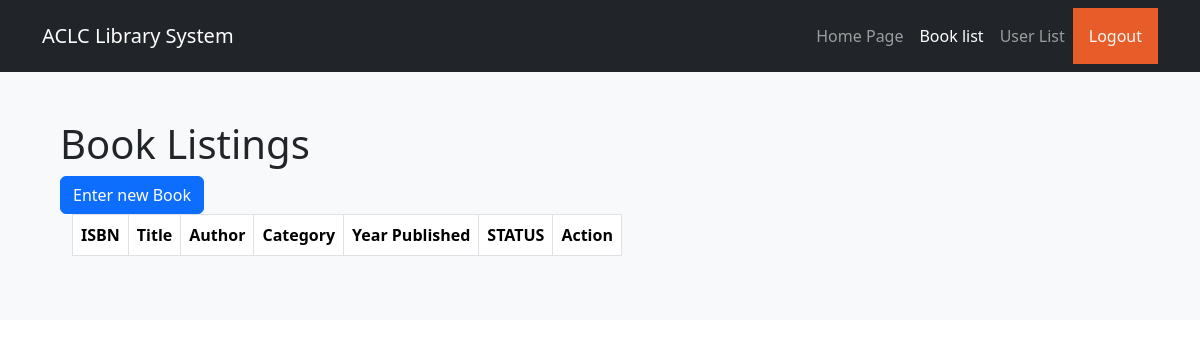
/booklisting.php, run on an earlier commit of the app's database.
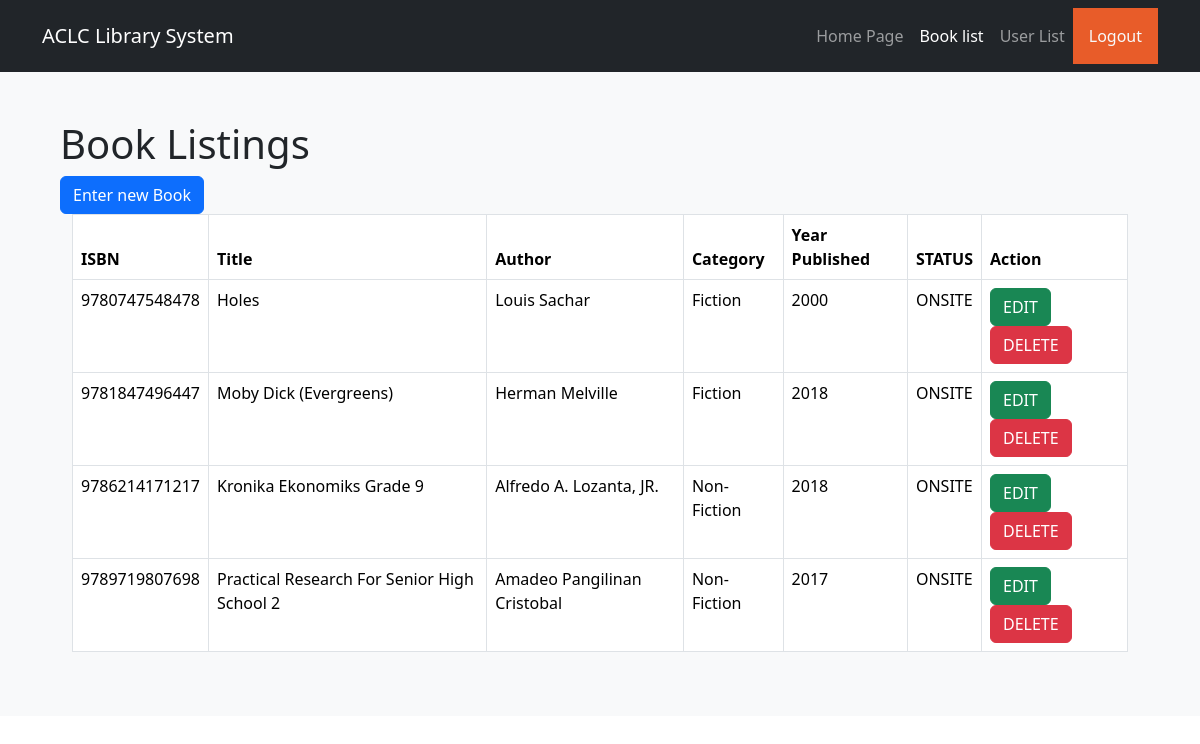
And on a later commit of the database.
### tables this page shows
CREATE TABLE `booklist` (
  `isbn` varchar(255) NOT NULL,
  `bookname` varchar(255) NOT NULL,
  `author` varchar(255) NOT NULL,
  `category` varchar(255) NOT NULL,
  `yearpublished` int(255) NOT NULL,
  `status` varchar(255) NOT NULL
);

### booklisting.php (the view, shortened to what this page needs)
<!DOCTYPE html>
<html lang="en">
<head>
  <link href="https://cdn.jsdelivr.net/npm/bootstrap@5.3.3/dist/css/bootstrap.min.css" rel="stylesheet">
  <link rel="stylesheet" href="https://cdn.datatables.net/1.13.5/css/jquery.dataTables.min.css" />
</head>
<body>
  <nav class="navbar navbar-expand-lg bg-dark navbar-dark">
    <div class="container">
      <a href="mainpage.php" class="navbar-brand">ACLC Library System</a>
      <div class="collapse navbar-collapse" id="navbar">
        <ul class="navbar-nav ms-auto">
          <li class="nav-item">
            <a href="mainpage.php" class="nav-link">Home Page</a>
          </li>
          <li class="nav-item">
            <a href="#" class="nav-link active">Book list</a>
          </li>
          <li class="nav-item">
            <a href="userlist.php" class="nav-link">User List</a>
          </li>
        </ul>
        <a class="nav-item mr-3 nav-link p-3 text-light" href="#" style="background-color: #e85c29">Logout</a>
  </nav>
  <section class="bg-light text-dark p-5 text-left">
    <div class="container">
      <div class="d-flex">
        <div>
          <h1>Book Listings</h1>
          <div>
            <button type="button" class="btn btn-primary float-right" data-bs-toggle="modal" data-bs-target="#insertmodal">Enter new Book</button>
          </div>
          <div class="column">
            <div class="container">
              <table id="myTable" class="table table-bordered">
                <thead class="thead-dark">
                  <tr>
                    <th scope="col">ISBN</th>
                    <th scope="col">Title</th>
                    <th scope="col">Author</th>
                    <th scope="col">Category</th>
                    <th scope="col">Year Published</th>
                    <th scope="col">STATUS</th>
                    <th scope="col">Action</th>
                  </tr>
                </thead>
                <tbody>
                  <?php
                  require('backend/database.php');
                  $query = "SELECT * FROM booklist";
                  $run_query = mysqli_query($conn, $query);
                  if (mysqli_num_rows($run_query) > 0) {
                    foreach ($run_query as $row) {
                  ?>
                      <tr>
                        <td><?= $row['isbn'] ?></td>
                        <td><?= $row['bookname'] ?></td>
                        <td><?= $row['author'] ?></td>
                        <td><?= $row['category'] ?></td>
                        <td><?= $row['yearpublished'] ?></td>
                        <td><?= $row['status'] ?></td>
                        <td>
                          <button type="button" class="btn btn-success editbtn">EDIT</button>
                          <button type="button" class="btn btn-danger deletebtn">DELETE</button>
                        </td>
                      </tr>
                  <?php
                    }
                  }
                  ?>
                </tbody>
              </table>
            </div>
          </div>
        </div>
            </div>
          </div>
  </section>
</body>
</html>

What changed in the data, as far as the page shows it:
added booklist: isbn "9780747548478", bookname "Holes", author "Louis Sachar", category "Fiction", yearpublished "2000", status "ONSITE"
added booklist: isbn "9781847496447", bookname "Moby Dick (Evergreens)", author "Herman Melville", category "Fiction", yearpublished "2018", status "ONSITE"
added booklist: isbn "9786214171217", bookname "Kronika Ekonomiks Grade 9", author "Alfredo A. Lozanta, JR.", category "Non-Fiction", yearpublished "2018", status "ONSITE"
added booklist: isbn "9789719807698", bookname "Practical Research For Senior High School 2", author "Amadeo Pangilinan Cristobal", category "Non-Fiction", yearpublished "2017", status "ONSITE"
